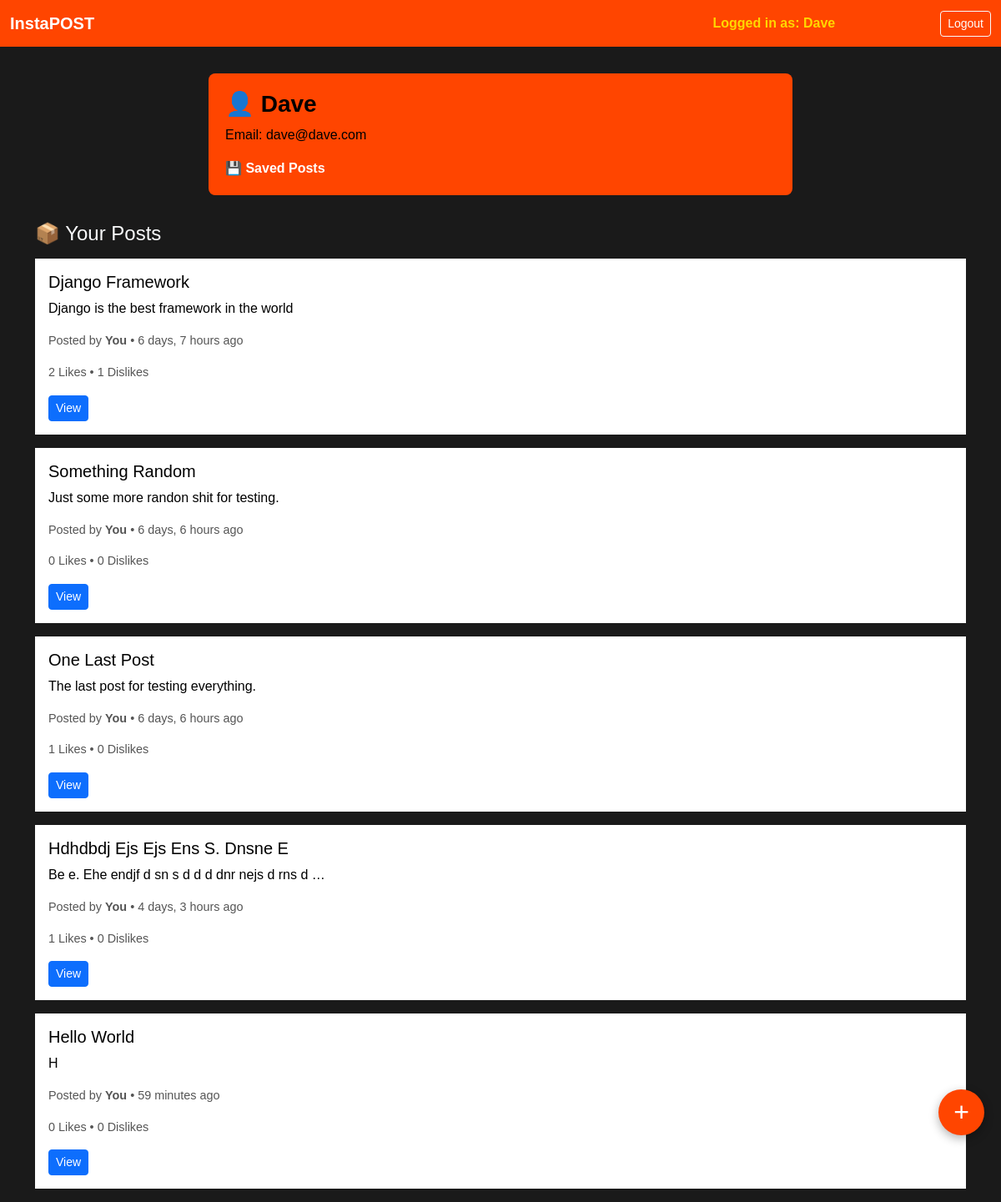
Page /posts/profile/6/ (signed in) on the committed database.
### posts/models.py (models this page shows, shortened)
class Post(models.Model):
    user = models.ForeignKey(User, models.CASCADE)
    title = models.CharField(max_length=200)
    content = models.CharField(max_length=600, null=True)
    likes = models.IntegerField(default=0)
    liked_by = models.ManyToManyField(User, related_name='liked_by')
    disliked_by = models.ManyToManyField(User, related_name='disliked_by')
    dislikes = models.IntegerField(default=0)
    saved_by = models.ManyToManyField(User, related_name='saved_by')
    no_of_comment = models.IntegerField(default=0)
    created_on = models.DateTimeField(auto_now_add=True)

### posts/views.py (the view)
# urls.py: path('profile/<int:pk>/', ProfileView.as_view(), name='profile'),
@method_decorator(login_required, name='dispatch')
class ProfileView(DetailView):
    template_name = 'posts/profile.html'
    model = User
    context_object_name = 'user'
    def get_context_data(self, **kwargs):
        context = super().get_context_data(**kwargs)
        context['posts'] = Post.objects.filter(user=self.request.user)
        return context

### templates/posts/profile.html (shortened to what this page needs)
{% extends "base.html" %}
{% load static %}
{% block css %}
<link rel="stylesheet" href="{% static 'posts/style.css' %}">
<link rel="stylesheet" href="{% static 'posts/profile.css' %}">
{% endblock css %}
{% block content %}
<div class="container">
  <div class="profile-card">
    <h3>👤 {{ user.username }}</h3>
    <p>Email: {{ user.email }}</p>
    <a href="{% url 'saved_posts' pk=user.id %}" style="text-decoration: none; color: white;"><strong>💾 Saved Posts</strong></a>
  </div>
  <div class="profile-posts">
    <h4 class="text-light mb-3">📦 Your Posts</h4>
    {% if posts %}
      {% for post in posts %}
        <div class="card mb-3">
          <div class="card-body">
            <h5 class="card-title">{{ post.title|title }}</h5>
            <p class="card-text">{{ post.content|truncatewords:15 }}</p>
            <p class="post-meta">Posted by <strong>You</strong> • {{ post.created_on|timesince }} ago</p>
            <p class="post-meta">{{post.likes}} Likes • {{post.dislikes}} Dislikes</p>
            <a href="{% url 'post_detail' pk=post.id %}" class="btn btn-sm btn-primary">View</a>
          </div>
        </div>
      {% endfor %}
    {% else %}
      <p class="text-light">You haven’t posted anything yet. Go ahead and share something!</p>
    {% endif %}
  </div>
</div>
<a href="{% url 'create_post' %}" class="fab-plus-btn">+</a>
{% endblock content %}

### templates/base.html (shortened to what this page needs)
<!DOCTYPE html>
<html lang="en">
<head>
  <link href="https://cdn.jsdelivr.net/npm/bootstrap@5.3.0/dist/css/bootstrap.min.css" rel="stylesheet" />
  {% block css %}{% endblock css %}
</head>
<body>
  <nav class="navbar navbar-expand-lg">
    <div class="container-fluid">
      <a class="navbar-brand" href="{% url 'index' %}">InstaPOST</a>
      <div class="d-flex ms-auto align-items-center">
        <a href="{% url 'profile' pk=user.id %}" style="text-decoration: none;"><span class="username me-3" style="padding-right: 110px;">Logged in as: <span id="userName">{{user.username}}</span></span></a>
        {% if user.is_authenticated %}
        <a href="{% url 'logout' %}" class="btn btn-sm btn-outline-light">Logout</a>
        {% else %}
        <a href="{% url 'login' %}" class="btn btn-sm btn-outline-light">Login</a>
        {% endif %}
      </div>
    </div>
  </nav>
  {% block content %}{% endblock content %}
</body>
</html>

### static/posts/style.css (style rules this page uses)
body { background-color: #1a1a1a; color: #fff; font-family: Arial, sans-serif; }
.navbar, .card { background-color: #ff4500; }
.navbar-brand { font-weight: bold; color: #fff; }
.nav-link, .btn { color: #fff; }
.username { font-weight: bold; color: #ffd700; }
.card { margin-bottom: 1rem; border: none; }
.card-body { background-color: #fff; color: #000; }
.fab-plus-btn { position: fixed; bottom: 80px; right: 20px; background-color: #ff4500; color: #fff; font-size: 2rem; text-align: center; width: 55px; height: 55px; border-radius: 50%; box-shadow: 0 4px 12px rgba(0,0,0,0.3); z-index: 1000; transition: background-color 0.3s ease; line-height: 55px; display: flex; justify-content: center; align-items: center; text-decoration: none; border: none; }

### static/posts/profile.css (style rules this page uses)
.profile-card { background-color: #ff4500; color: #000; border-radius: 8px; padding: 20px; margin: 2rem auto; max-width: 700px; }
.profile-card h3 { font-weight: bold; }
.profile-posts { margin-top: 30px; }
.profile-posts .card-body { background-color: #fff; color: #000; }
.post-meta { font-size: 0.9rem; color: #555; }

### rows in the picture
Post: title "Django Framework", content "Django is the best framework in the world", created_on "6 days, 7 hours", likes "2", dislikes "1"
Post: title "Something Random", content "Just some more randon shit for testing.", created_on "6 days, 6 hours", likes "0", dislikes "0"
Post: title "One Last Post", content "The last post for testing everything.", created_on "6 days, 6 hours", likes "1", dislikes "0"
Post: title "Hdhdbdj Ejs Ejs Ens S. Dnsne E", content "Be e. Ehe endjf d sn s d d d dnr nejs d rns d …", created_on "4 days, 3 hours", likes "1", dislikes "0"
Post: title "Hello World", content "H", created_on "59 minutes", likes "0", dislikes "0"

### other values in the picture
{{ user.username }} "Dave"
{{ user.email }} "dave@dave.com"
